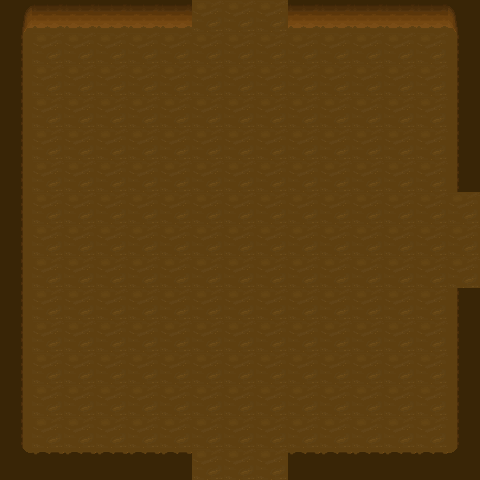

This is a level from a 2D game, rendered from its Tiled map with the project's own tilesets. A one-line summary and the complete map file follow:
An orthogonal 15x15 tile map with 32x32 px tiles, 2 tile layers (Floor, Walls).

<map version="1.0" orientation="orthogonal" renderorder="right-down" width="15" height="15" tilewidth="32" tileheight="32" nextobjectid="1">
 <tileset firstgid="1" name="Tiles" tilewidth="32" tileheight="32" tilecount="256" columns="16">
  <image source="../Textures/Tiles.png" width="512" height="512" />
 </tileset>
 <layer name="Floor" width="15" height="15">
  <data encoding="csv">
22,22,22,22,22,22,22,22,22,22,22,22,22,22,22,
22,22,22,22,22,22,22,22,22,22,22,22,22,22,22,
22,22,22,22,22,22,22,22,22,22,22,22,22,22,22,
22,22,22,22,22,22,22,22,22,22,22,22,22,22,22,
22,22,22,22,22,22,22,22,22,22,22,22,22,22,22,
22,22,22,22,22,22,22,22,22,22,22,22,22,22,22,
22,22,22,22,22,22,22,22,22,22,22,22,22,22,22,
22,22,22,22,22,22,22,22,22,22,22,22,22,22,22,
22,22,22,22,22,22,22,22,22,22,22,22,22,22,22,
22,22,22,22,22,22,22,22,22,22,22,22,22,22,22,
22,22,22,22,22,22,22,22,22,22,22,22,22,22,22,
22,22,22,22,22,22,22,22,22,22,22,22,22,22,22,
22,22,22,22,22,22,22,22,22,22,22,22,22,22,22,
22,22,22,22,22,22,22,22,22,22,22,22,22,22,22,
22,22,22,22,22,22,22,22,22,22,22,22,22,22,22
</data>
 </layer>
 <layer name="Walls" width="15" height="15">
  <data encoding="csv">
23,71,71,71,71,71,0,0,0,71,71,71,71,71,24,
56,0,0,0,0,0,0,0,0,0,0,0,0,0,54,
56,0,0,0,0,0,0,0,0,0,0,0,0,0,54,
56,0,0,0,0,0,0,0,0,0,0,0,0,0,54,
56,0,0,0,0,0,0,0,0,0,0,0,0,0,54,
56,0,0,0,0,0,0,0,0,0,0,0,0,0,54,
56,0,0,0,0,0,0,0,0,0,0,0,0,0,0,
56,0,0,0,0,0,0,0,0,0,0,0,0,0,0,
56,0,0,0,0,0,0,0,0,0,0,0,0,0,0,
56,0,0,0,0,0,0,0,0,0,0,0,0,0,54,
56,0,0,0,0,0,0,0,0,0,0,0,0,0,54,
56,0,0,0,0,0,0,0,0,0,0,0,0,0,54,
56,0,0,0,0,0,0,0,0,0,0,0,0,0,54,
56,0,0,0,0,0,0,0,0,0,0,0,0,0,54,
8,39,39,39,39,39,0,0,0,39,39,39,39,39,7
</data>
 </layer>
</map>
